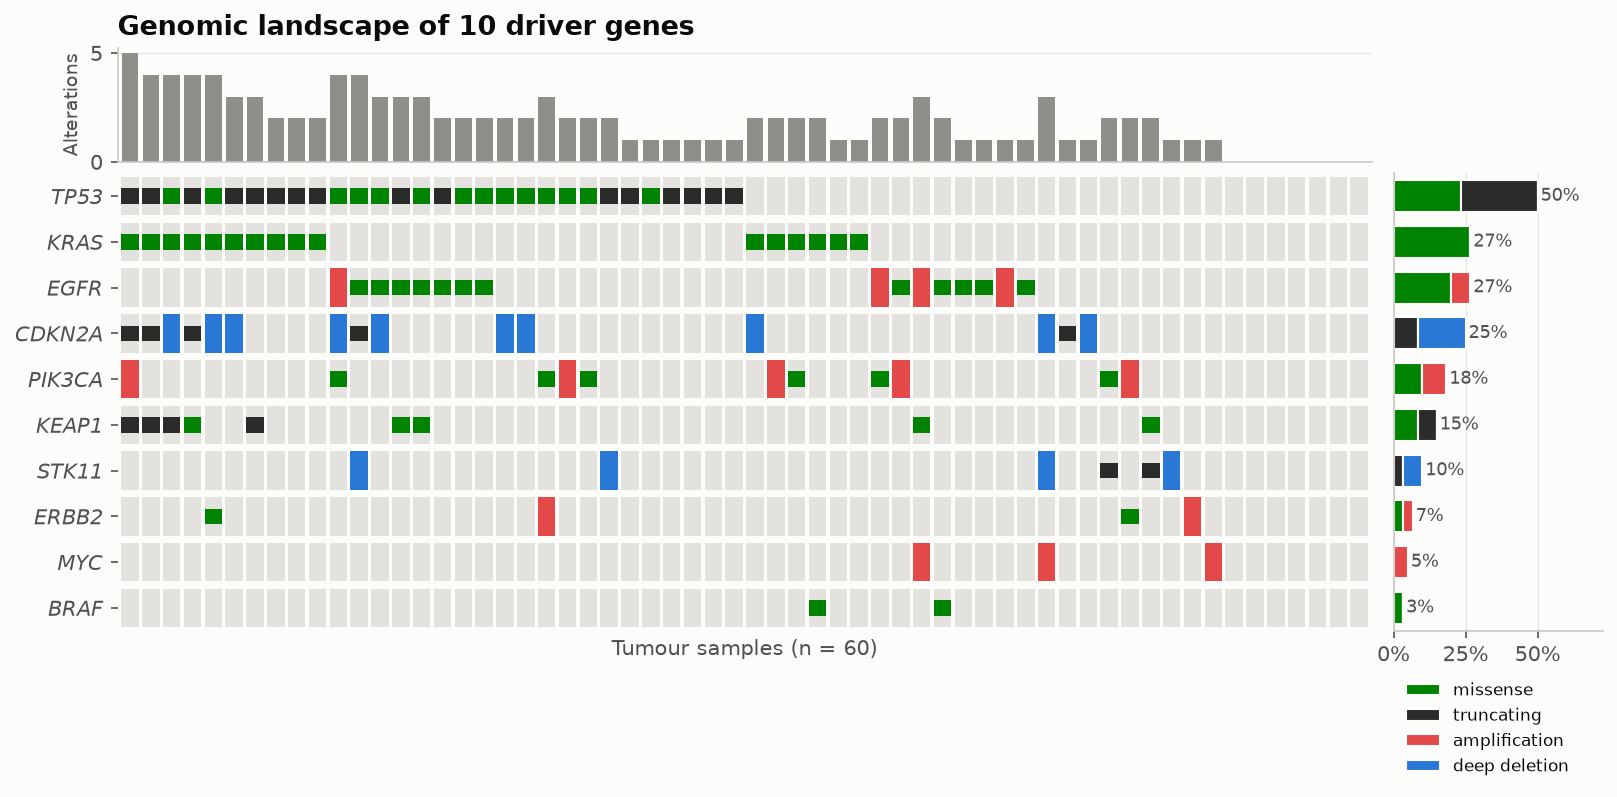

The script that saved this image:
"""
OncoPrint (Mutation Matrix)  -  family: Scientific & clinical

DESIGN PURPOSE
A genes × samples grid in which each cell's glyph shows the type of alteration
(mutation, amplification, deletion) a tumour carries in that gene. Samples are
sorted so patterns of co-occurrence and mutual exclusivity stand out, and
marginal bars give alteration frequencies.

WHEN TO USE
  - Summarise the genomic landscape of a tumour cohort for a set of driver
    genes
  - Show mutual exclusivity or co-occurrence of alterations across patients
  - Show the alteration type and the alteration frequency in one figure

AVOID WHEN
  - There are hundreds of genes (filter to recurrently altered or pathway
    genes)
  - There are thousands of samples, so glyphs shrink below a pixel (aggregate
    or use frequency bars alone)

ALTERNATIVES
  - Stacked bar of alteration frequency per gene
  - UpSet plot (exact co-occurrence counts)
  - Heatmap of variant allele frequency

EXAMPLE
10 cancer genes across 60 synthetic tumour samples with missense, truncating,
amplification and deep-deletion events. KRAS and EGFR are simulated as
mutually exclusive.

Run:  python oncoprint.py
"""
import sys
from pathlib import Path

import numpy as np
import pandas as pd
import matplotlib.pyplot as plt

# Library style: categorical colors in fixed order, recessive axes, hairline grid.
PALETTE = ["#2a78d6", "#eb6834", "#1baf7a", "#eda100",
           "#e87ba4", "#008300", "#6250d6", "#e34948"]
SEQ_CMAP = "Blues"      # sequential: one hue, light -> dark
DIV_CMAP = "RdBu_r"     # diverging: two opposite hues, neutral midpoint
GRAY = "#b8b7b1"        # de-emphasised marks
plt.rcParams.update({
    "figure.figsize": (8, 4.8), "figure.dpi": 110, "figure.facecolor": "#fcfcfb",
    "axes.facecolor": "#fcfcfb", "axes.edgecolor": "#c9c8c3", "axes.linewidth": 0.8,
    "axes.spines.top": False, "axes.spines.right": False,
    "axes.grid": True, "grid.color": "#e6e5e1", "grid.linewidth": 0.6, "axes.axisbelow": True,
    "axes.prop_cycle": plt.cycler(color=PALETTE),
    "axes.titlesize": 13, "axes.titleweight": "bold", "axes.titlelocation": "left",
    "axes.labelcolor": "#52514e", "xtick.color": "#52514e", "ytick.color": "#52514e",
    "text.color": "#0b0b0b", "font.size": 10, "lines.linewidth": 2,
    "legend.frameon": False,
})

from matplotlib.patches import Rectangle

# --- Example data ------------------------------------------------------------
rng = np.random.default_rng(31)
genes = ["TP53", "KRAS", "EGFR", "CDKN2A", "PIK3CA", "STK11", "KEAP1", "MYC", "BRAF", "ERBB2"]
rates = [0.50, 0.30, 0.20, 0.22, 0.15, 0.14, 0.12, 0.10, 0.06, 0.05]
types = {"TP53": ["missense", "truncating"], "KRAS": ["missense"], "EGFR": ["missense", "amplification"],
         "CDKN2A": ["deep deletion", "truncating"], "PIK3CA": ["missense", "amplification"],
         "STK11": ["truncating", "deep deletion"], "KEAP1": ["missense", "truncating"],
         "MYC": ["amplification"], "BRAF": ["missense"], "ERBB2": ["amplification", "missense"]}
n = 60
records = []
kras = rng.random(n) < 0.30
for g, r in zip(genes, rates):
    hit = rng.random(n) < r
    if g == "EGFR":
        hit = (~kras) & (rng.random(n) < 0.28)          # mutually exclusive with KRAS
    if g == "KRAS":
        hit = kras
    for s in np.where(hit)[0]:
        records.append({"sample": f"S{s:02d}", "gene": g, "alteration": rng.choice(types[g])})
alts = pd.DataFrame(records)
alts.head()

# --- Plot --------------------------------------------------------------------
style = {"amplification": dict(color=PALETTE[7], full=True), "deep deletion": dict(color=PALETTE[0], full=True),
         "missense": dict(color=PALETTE[5], full=False), "truncating": dict(color="#2b2b29", full=False)}
gene_order = alts["gene"].value_counts().reindex(genes, fill_value=0).sort_values(ascending=False).index.tolist()
samples = [f"S{s:02d}" for s in range(n)]
binary = (alts.assign(v=1).pivot_table(index="gene", columns="sample", values="v", aggfunc="max")
          .reindex(index=gene_order, columns=samples).fillna(0))
sample_order = sorted(samples, key=lambda s: tuple(-binary[s].values), reverse=False)   # memo sort

fig = plt.figure(figsize=(11, 5.4))
gs = fig.add_gridspec(2, 2, width_ratios=[6, 1], height_ratios=[1, 4], wspace=0.03, hspace=0.04)
ax = fig.add_subplot(gs[1, 0])
ax_top = fig.add_subplot(gs[0, 0], sharex=ax)
ax_right = fig.add_subplot(gs[1, 1], sharey=ax)
gi = {g: i for i, g in enumerate(gene_order)}
si = {s: i for i, s in enumerate(sample_order)}
for g in gene_order:
    for s in sample_order:
        ax.add_patch(Rectangle((si[s] - 0.42, gi[g] - 0.42), 0.84, 0.84, color="#e3e2de", linewidth=0))
for alt_type in ["amplification", "deep deletion", "missense", "truncating"]:   # draw CNAs first
    st = style[alt_type]
    for _, r in alts[alts["alteration"] == alt_type].iterrows():
        h = 0.84 if st["full"] else 0.34
        ax.add_patch(Rectangle((si[r["sample"]] - 0.42, gi[r["gene"]] - h / 2), 0.84, h, color=st["color"], linewidth=0))
ax.set_xlim(-0.6, n - 0.4)
ax.set_ylim(len(gene_order) - 0.5, -0.5)
ax.set_yticks(range(len(gene_order)), gene_order, fontsize=10, fontstyle="italic")
ax.set_xticks([])
ax.grid(False)
for sp in ax.spines.values():
    sp.set_visible(False)
ax.set_xlabel(f"Tumour samples (n = {n})")

per_sample = alts.groupby("sample").size().reindex(sample_order, fill_value=0)
ax_top.bar(range(n), per_sample.values, color="#8f8e88", width=0.8)
ax_top.set_ylabel("Alterations", fontsize=9)
ax_top.tick_params(axis="x", bottom=False, labelbottom=False)
ax_top.grid(axis="x", visible=False)
ax_top.set_title("Genomic landscape of 10 driver genes")

freq = (alts.groupby(["gene", "alteration"])["sample"].nunique().unstack(fill_value=0) / n)
left = np.zeros(len(gene_order))
for alt_type in ["missense", "truncating", "amplification", "deep deletion"]:
    if alt_type in freq:
        v = freq[alt_type].reindex(gene_order, fill_value=0).values
        ax_right.barh(range(len(gene_order)), v, left=left, color=style[alt_type]["color"], height=0.7,
                      edgecolor="#fcfcfb", linewidth=1, label=alt_type)
        left += v
pct = binary.mean(axis=1)
for i, p in enumerate(pct):
    ax_right.text(left[i] + 0.01, i, f"{p:.0%}", va="center", fontsize=8.5, color="#52514e")
ax_right.set_xlim(0, left.max() * 1.45)
ax_right.tick_params(axis="y", left=False, labelleft=False)
ax_right.xaxis.set_major_formatter(plt.matplotlib.ticker.PercentFormatter(1.0, decimals=0))
ax_right.grid(axis="y", visible=False)
ax_right.legend(loc="upper center", bbox_to_anchor=(0.45, -0.08), fontsize=8, ncol=1)
fig.subplots_adjust(left=0.08, right=0.98, top=0.92, bottom=0.2)

# --- Save / show -------------------------------------------------------------
out = Path(__file__).with_name(Path(__file__).stem + ".png")
fig.savefig(out, dpi=150, bbox_inches="tight")
print(f"saved {out}")
if "--no-show" not in sys.argv:
    plt.show()
